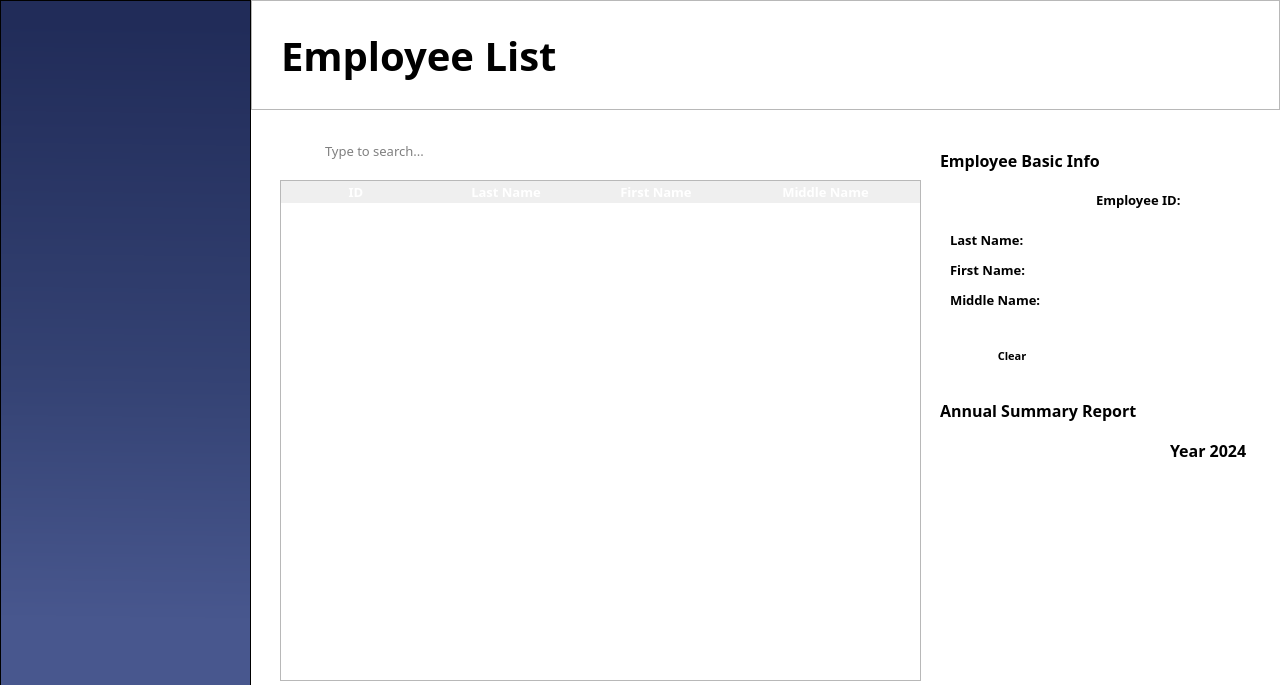
<?xml version="1.0" encoding="UTF-8"?>
<ui version="4.0">
 <class>MainWindow</class>
 <widget class="QMainWindow" name="MainWindow">
  <property name="geometry">
   <rect>
    <x>0</x>
    <y>0</y>
    <width>1280</width>
    <height>685</height>
   </rect>
  </property>
  <property name="focusPolicy">
   <enum>Qt::StrongFocus</enum>
  </property>
  <property name="windowTitle">
   <string>MainWindow</string>
  </property>
  <widget class="QWidget" name="centralwidget">
   <property name="styleSheet">
    <string notr="true">#centralwidget{
	background-color: white;
}

/*Styles for Buttons*/
#btnAddEmployee, #btnExport, #btnViewInfo{
	background-color: &quot;#344273&quot;;
	color: white;
	border-radius: 5px;
}

#btnClear{
	background-color: white;
	border: 1px solid &quot;#344273&quot;;
	border-radius: 5px;
}

/* Styles for Hovering Buttons */

#btnAddEmployee:hover, #btnExport:hover, #btnViewInfo:hover{
	background-color:&quot;#485994&quot;;
}

#btnClear:hover{
	background-color: &quot;#344273&quot;;
	color: white;
}</string>
   </property>
   <widget class="QFrame" name="sideBar">
    <property name="geometry">
     <rect>
      <x>0</x>
      <y>0</y>
      <width>251</width>
      <height>730</height>
     </rect>
    </property>
    <property name="styleSheet">
     <string notr="true">#sideBar{
	background-color: qlineargradient(spread:pad, x1:0.508, y1:0.0340909, x2:0.503051, y2:1, stop:0 rgba(33, 44, 89, 255), stop:0.497175 rgba(52, 66, 115, 255), stop:0.847458 rgba(72, 87, 142, 255))
}</string>
    </property>
    <property name="frameShape">
     <enum>QFrame::StyledPanel</enum>
    </property>
    <property name="frameShadow">
     <enum>QFrame::Raised</enum>
    </property>
   </widget>
   <widget class="QFrame" name="header">
    <property name="geometry">
     <rect>
      <x>251</x>
      <y>0</y>
      <width>1029</width>
      <height>110</height>
     </rect>
    </property>
    <property name="styleSheet">
     <string notr="true">#header{
background-color: &quot;#DCE5FE&quot;;
}</string>
    </property>
    <property name="frameShape">
     <enum>QFrame::StyledPanel</enum>
    </property>
    <property name="frameShadow">
     <enum>QFrame::Raised</enum>
    </property>
    <widget class="QLabel" name="lblEmployeeList">
     <property name="geometry">
      <rect>
       <x>30</x>
       <y>30</y>
       <width>351</width>
       <height>51</height>
      </rect>
     </property>
     <property name="font">
      <font>
       <family>Poppins</family>
       <pointsize>30</pointsize>
       <weight>75</weight>
       <bold>true</bold>
      </font>
     </property>
     <property name="styleSheet">
      <string notr="true">#lblEmployeeList{
	color: &quot;#1C2446&quot;;
}</string>
     </property>
     <property name="text">
      <string>Employee List</string>
     </property>
     <property name="alignment">
      <set>Qt::AlignLeading|Qt::AlignLeft|Qt::AlignVCenter</set>
     </property>
    </widget>
    <widget class="QFrame" name="timer">
     <property name="geometry">
      <rect>
       <x>761</x>
       <y>12</y>
       <width>251</width>
       <height>86</height>
      </rect>
     </property>
     <property name="styleSheet">
      <string notr="true">#timer {
	background-color: &quot;#344273&quot;;
	border-radius: 10px;
}

#lblTime, #lblDate{
	color: white;
}</string>
     </property>
     <property name="frameShape">
      <enum>QFrame::StyledPanel</enum>
     </property>
     <property name="frameShadow">
      <enum>QFrame::Raised</enum>
     </property>
     <widget class="QLabel" name="lblTime">
      <property name="geometry">
       <rect>
        <x>20</x>
        <y>10</y>
        <width>221</width>
        <height>41</height>
       </rect>
      </property>
      <property name="font">
       <font>
        <family>Poppins</family>
        <pointsize>22</pointsize>
        <weight>75</weight>
        <bold>true</bold>
       </font>
      </property>
      <property name="text">
       <string/>
      </property>
      <property name="alignment">
       <set>Qt::AlignCenter</set>
      </property>
     </widget>
     <widget class="QLabel" name="lblDate">
      <property name="geometry">
       <rect>
        <x>0</x>
        <y>50</y>
        <width>251</width>
        <height>21</height>
       </rect>
      </property>
      <property name="font">
       <font>
        <family>Poppins SemiBold</family>
        <pointsize>10</pointsize>
        <weight>75</weight>
        <bold>true</bold>
       </font>
      </property>
      <property name="text">
       <string/>
      </property>
      <property name="alignment">
       <set>Qt::AlignCenter</set>
      </property>
     </widget>
    </widget>
   </widget>
   <widget class="QFrame" name="searchBar">
    <property name="geometry">
     <rect>
      <x>280</x>
      <y>130</y>
      <width>214</width>
      <height>41</height>
     </rect>
    </property>
    <property name="focusPolicy">
     <enum>Qt::StrongFocus</enum>
    </property>
    <property name="styleSheet">
     <string notr="true">#searchBar{
	border: 1px solid &quot;#344273&quot;;
	border-radius: 3px; 
}</string>
    </property>
    <property name="frameShape">
     <enum>QFrame::StyledPanel</enum>
    </property>
    <property name="frameShadow">
     <enum>QFrame::Raised</enum>
    </property>
    <widget class="QLineEdit" name="txtSearch">
     <property name="geometry">
      <rect>
       <x>43</x>
       <y>10</y>
       <width>161</width>
       <height>21</height>
      </rect>
     </property>
     <property name="font">
      <font>
       <family>Poppins</family>
       <pointsize>10</pointsize>
      </font>
     </property>
     <property name="focusPolicy">
      <enum>Qt::ClickFocus</enum>
     </property>
     <property name="styleSheet">
      <string notr="true">#txtSearch{

}</string>
     </property>
     <property name="text">
      <string/>
     </property>
     <property name="frame">
      <bool>false</bool>
     </property>
     <property name="placeholderText">
      <string>Type to search...</string>
     </property>
    </widget>
    <widget class="QLabel" name="searchIcon">
     <property name="geometry">
      <rect>
       <x>10</x>
       <y>10</y>
       <width>31</width>
       <height>21</height>
      </rect>
     </property>
     <property name="styleSheet">
      <string notr="true">#searchIcon{
	background-color: white;
}</string>
     </property>
     <property name="text">
      <string/>
     </property>
     <property name="pixmap">
      <pixmap>../Resources/Icons/search.svg</pixmap>
     </property>
     <property name="scaledContents">
      <bool>false</bool>
     </property>
     <property name="alignment">
      <set>Qt::AlignCenter</set>
     </property>
    </widget>
   </widget>
   <widget class="QPushButton" name="btnAddEmployee">
    <property name="geometry">
     <rect>
      <x>660</x>
      <y>130</y>
      <width>151</width>
      <height>41</height>
     </rect>
    </property>
    <property name="font">
     <font>
      <family>Poppins</family>
      <pointsize>10</pointsize>
      <weight>75</weight>
      <bold>true</bold>
     </font>
    </property>
    <property name="cursor">
     <cursorShape>PointingHandCursor</cursorShape>
    </property>
    <property name="styleSheet">
     <string notr="true"/>
    </property>
    <property name="text">
     <string>  Add Employee</string>
    </property>
    <property name="icon">
     <iconset>
      <normaloff>../Resources/Icons/user-plus.svg</normaloff>../Resources/Icons/user-plus.svg</iconset>
    </property>
    <property name="iconSize">
     <size>
      <width>22</width>
      <height>22</height>
     </size>
    </property>
   </widget>
   <widget class="QPushButton" name="btnExport">
    <property name="geometry">
     <rect>
      <x>820</x>
      <y>130</y>
      <width>100</width>
      <height>41</height>
     </rect>
    </property>
    <property name="font">
     <font>
      <family>Poppins</family>
      <pointsize>10</pointsize>
      <weight>75</weight>
      <bold>true</bold>
     </font>
    </property>
    <property name="cursor">
     <cursorShape>PointingHandCursor</cursorShape>
    </property>
    <property name="styleSheet">
     <string notr="true"/>
    </property>
    <property name="text">
     <string>  Export</string>
    </property>
    <property name="icon">
     <iconset>
      <normaloff>../Resources/Icons/export.svg</normaloff>../Resources/Icons/export.svg</iconset>
    </property>
    <property name="iconSize">
     <size>
      <width>22</width>
      <height>22</height>
     </size>
    </property>
   </widget>
   <widget class="QTableWidget" name="employeeListTable">
    <property name="geometry">
     <rect>
      <x>280</x>
      <y>180</y>
      <width>641</width>
      <height>501</height>
     </rect>
    </property>
    <property name="sizePolicy">
     <sizepolicy hsizetype="Fixed" vsizetype="Fixed">
      <horstretch>0</horstretch>
      <verstretch>0</verstretch>
     </sizepolicy>
    </property>
    <property name="font">
     <font>
      <family>Poppins SemiBold</family>
      <pointsize>10</pointsize>
      <weight>75</weight>
      <bold>true</bold>
     </font>
    </property>
    <property name="focusPolicy">
     <enum>Qt::ClickFocus</enum>
    </property>
    <property name="contextMenuPolicy">
     <enum>Qt::DefaultContextMenu</enum>
    </property>
    <property name="styleSheet">
     <string notr="true">/* Header Design */

QHeaderView::section {
	font-family: Poppins;
	font-weight: bold;
	font-size: 13px;
	color: white;
	background-color: &quot;#344273&quot;;
	border: none;
}

/* Style for the selected row */
QTableView::item:selected:active {
	 selection-background-color: &quot;#9DADDF&quot;;
}

/* Style for the alternate row */
QTableWidget {
	alternate-background-color: &quot;#DDDDDD&quot;;
}</string>
    </property>
    <property name="editTriggers">
     <set>QAbstractItemView::NoEditTriggers</set>
    </property>
    <property name="tabKeyNavigation">
     <bool>false</bool>
    </property>
    <property name="showDropIndicator" stdset="0">
     <bool>false</bool>
    </property>
    <property name="dragDropOverwriteMode">
     <bool>false</bool>
    </property>
    <property name="alternatingRowColors">
     <bool>true</bool>
    </property>
    <property name="selectionMode">
     <enum>QAbstractItemView::SingleSelection</enum>
    </property>
    <property name="selectionBehavior">
     <enum>QAbstractItemView::SelectRows</enum>
    </property>
    <property name="textElideMode">
     <enum>Qt::ElideRight</enum>
    </property>
    <property name="showGrid">
     <bool>false</bool>
    </property>
    <property name="gridStyle">
     <enum>Qt::SolidLine</enum>
    </property>
    <property name="cornerButtonEnabled">
     <bool>false</bool>
    </property>
    <attribute name="horizontalHeaderCascadingSectionResizes">
     <bool>true</bool>
    </attribute>
    <attribute name="horizontalHeaderMinimumSectionSize">
     <number>150</number>
    </attribute>
    <attribute name="horizontalHeaderDefaultSectionSize">
     <number>150</number>
    </attribute>
    <attribute name="horizontalHeaderShowSortIndicator" stdset="0">
     <bool>false</bool>
    </attribute>
    <attribute name="horizontalHeaderStretchLastSection">
     <bool>true</bool>
    </attribute>
    <attribute name="verticalHeaderVisible">
     <bool>false</bool>
    </attribute>
    <attribute name="verticalHeaderHighlightSections">
     <bool>false</bool>
    </attribute>
    <column>
     <property name="text">
      <string>ID</string>
     </property>
    </column>
    <column>
     <property name="text">
      <string>Last Name</string>
     </property>
    </column>
    <column>
     <property name="text">
      <string>First Name</string>
     </property>
    </column>
    <column>
     <property name="text">
      <string>Middle Name</string>
     </property>
    </column>
   </widget>
   <widget class="QFrame" name="frameEmployeeBasicInfo">
    <property name="geometry">
     <rect>
      <x>930</x>
      <y>180</y>
      <width>340</width>
      <height>205</height>
     </rect>
    </property>
    <property name="font">
     <font>
      <family>Poppins</family>
      <pointsize>10</pointsize>
      <weight>75</weight>
      <bold>true</bold>
     </font>
    </property>
    <property name="styleSheet">
     <string notr="true">#frameEmployeeBasicInfo{
	background-color: &quot;#DCE5FE&quot;;
	border: 1px solid &quot;#232C4E&quot;;
	border-radius: 10px;
}</string>
    </property>
    <property name="frameShape">
     <enum>QFrame::StyledPanel</enum>
    </property>
    <property name="frameShadow">
     <enum>QFrame::Raised</enum>
    </property>
    <widget class="QPushButton" name="btnClear">
     <property name="geometry">
      <rect>
       <x>50</x>
       <y>160</y>
       <width>64</width>
       <height>32</height>
      </rect>
     </property>
     <property name="font">
      <font>
       <family>Poppins</family>
       <pointsize>8</pointsize>
       <weight>75</weight>
       <bold>true</bold>
      </font>
     </property>
     <property name="cursor">
      <cursorShape>PointingHandCursor</cursorShape>
     </property>
     <property name="styleSheet">
      <string notr="true"/>
     </property>
     <property name="text">
      <string>Clear</string>
     </property>
    </widget>
    <widget class="QPushButton" name="btnViewInfo">
     <property name="geometry">
      <rect>
       <x>120</x>
       <y>160</y>
       <width>204</width>
       <height>32</height>
      </rect>
     </property>
     <property name="font">
      <font>
       <family>Poppins</family>
       <pointsize>8</pointsize>
       <weight>75</weight>
       <bold>true</bold>
      </font>
     </property>
     <property name="cursor">
      <cursorShape>PointingHandCursor</cursorShape>
     </property>
     <property name="layoutDirection">
      <enum>Qt::RightToLeft</enum>
     </property>
     <property name="styleSheet">
      <string notr="true"/>
     </property>
     <property name="text">
      <string>View Personal Information    </string>
     </property>
     <property name="icon">
      <iconset>
       <normaloff>../Resources/Icons/arrow-right.svg</normaloff>../Resources/Icons/arrow-right.svg</iconset>
     </property>
     <property name="iconSize">
      <size>
       <width>20</width>
       <height>20</height>
      </size>
     </property>
    </widget>
    <widget class="QLabel" name="lblEmployeeID">
     <property name="geometry">
      <rect>
       <x>166</x>
       <y>10</y>
       <width>91</width>
       <height>20</height>
      </rect>
     </property>
     <property name="font">
      <font>
       <family>Poppins</family>
       <pointsize>10</pointsize>
       <weight>75</weight>
       <bold>true</bold>
      </font>
     </property>
     <property name="text">
      <string>Employee ID:</string>
     </property>
    </widget>
    <widget class="QLabel" name="txtEmployeeID">
     <property name="geometry">
      <rect>
       <x>260</x>
       <y>10</y>
       <width>61</width>
       <height>20</height>
      </rect>
     </property>
     <property name="font">
      <font>
       <family>Poppins</family>
       <pointsize>10</pointsize>
       <weight>50</weight>
       <bold>false</bold>
      </font>
     </property>
     <property name="text">
      <string/>
     </property>
     <property name="alignment">
      <set>Qt::AlignRight|Qt::AlignTrailing|Qt::AlignVCenter</set>
     </property>
    </widget>
    <widget class="QLabel" name="lblFirstName">
     <property name="geometry">
      <rect>
       <x>20</x>
       <y>80</y>
       <width>91</width>
       <height>20</height>
      </rect>
     </property>
     <property name="font">
      <font>
       <family>Poppins</family>
       <pointsize>10</pointsize>
       <weight>75</weight>
       <bold>true</bold>
      </font>
     </property>
     <property name="text">
      <string>First Name: </string>
     </property>
    </widget>
    <widget class="QLabel" name="lblMiddleName">
     <property name="geometry">
      <rect>
       <x>20</x>
       <y>110</y>
       <width>101</width>
       <height>20</height>
      </rect>
     </property>
     <property name="font">
      <font>
       <family>Poppins</family>
       <pointsize>10</pointsize>
       <weight>75</weight>
       <bold>true</bold>
      </font>
     </property>
     <property name="text">
      <string>Middle Name:</string>
     </property>
    </widget>
    <widget class="QLabel" name="lblLastName">
     <property name="geometry">
      <rect>
       <x>20</x>
       <y>50</y>
       <width>91</width>
       <height>20</height>
      </rect>
     </property>
     <property name="font">
      <font>
       <family>Poppins</family>
       <pointsize>10</pointsize>
       <weight>75</weight>
       <bold>true</bold>
      </font>
     </property>
     <property name="text">
      <string>Last Name:</string>
     </property>
    </widget>
    <widget class="QLabel" name="txtFirstName">
     <property name="geometry">
      <rect>
       <x>130</x>
       <y>80</y>
       <width>191</width>
       <height>20</height>
      </rect>
     </property>
     <property name="font">
      <font>
       <family>Poppins</family>
       <pointsize>10</pointsize>
       <weight>50</weight>
       <bold>false</bold>
      </font>
     </property>
     <property name="text">
      <string/>
     </property>
     <property name="alignment">
      <set>Qt::AlignLeading|Qt::AlignLeft|Qt::AlignVCenter</set>
     </property>
    </widget>
    <widget class="QLabel" name="txtMiddleName">
     <property name="geometry">
      <rect>
       <x>130</x>
       <y>110</y>
       <width>191</width>
       <height>20</height>
      </rect>
     </property>
     <property name="font">
      <font>
       <family>Poppins</family>
       <pointsize>10</pointsize>
       <weight>50</weight>
       <bold>false</bold>
      </font>
     </property>
     <property name="text">
      <string/>
     </property>
     <property name="alignment">
      <set>Qt::AlignLeading|Qt::AlignLeft|Qt::AlignVCenter</set>
     </property>
    </widget>
    <widget class="QLabel" name="txtLastName">
     <property name="geometry">
      <rect>
       <x>130</x>
       <y>50</y>
       <width>191</width>
       <height>20</height>
      </rect>
     </property>
     <property name="font">
      <font>
       <family>Poppins</family>
       <pointsize>10</pointsize>
       <weight>50</weight>
       <bold>false</bold>
      </font>
     </property>
     <property name="text">
      <string/>
     </property>
     <property name="alignment">
      <set>Qt::AlignLeading|Qt::AlignLeft|Qt::AlignVCenter</set>
     </property>
    </widget>
   </widget>
   <widget class="QFrame" name="frameAnnualSummary">
    <property name="geometry">
     <rect>
      <x>930</x>
      <y>430</y>
      <width>341</width>
      <height>248</height>
     </rect>
    </property>
    <property name="styleSheet">
     <string notr="true">#frameAnnualSummary{
	background-color: &quot;#DCE5FE&quot;;
	border: 1px solid &quot;#232C4E&quot;;
	border-radius: 10px;
}</string>
    </property>
    <property name="frameShape">
     <enum>QFrame::StyledPanel</enum>
    </property>
    <property name="frameShadow">
     <enum>QFrame::Raised</enum>
    </property>
    <widget class="QLabel" name="lblYear">
     <property name="geometry">
      <rect>
       <x>240</x>
       <y>10</y>
       <width>81</width>
       <height>21</height>
      </rect>
     </property>
     <property name="font">
      <font>
       <family>Poppins</family>
       <pointsize>12</pointsize>
       <weight>75</weight>
       <bold>true</bold>
      </font>
     </property>
     <property name="text">
      <string>Year 2024</string>
     </property>
    </widget>
   </widget>
   <widget class="QLabel" name="lblEmployeeBasicInfo">
    <property name="geometry">
     <rect>
      <x>940</x>
      <y>150</y>
      <width>191</width>
      <height>21</height>
     </rect>
    </property>
    <property name="font">
     <font>
      <family>Poppins</family>
      <pointsize>12</pointsize>
      <weight>75</weight>
      <bold>true</bold>
     </font>
    </property>
    <property name="text">
     <string>Employee Basic Info</string>
    </property>
   </widget>
   <widget class="QLabel" name="lblEmployeeBasicInfo_2">
    <property name="geometry">
     <rect>
      <x>940</x>
      <y>400</y>
      <width>221</width>
      <height>21</height>
     </rect>
    </property>
    <property name="font">
     <font>
      <family>Poppins</family>
      <pointsize>12</pointsize>
      <weight>75</weight>
      <bold>true</bold>
     </font>
    </property>
    <property name="text">
     <string>Annual Summary Report</string>
    </property>
   </widget>
  </widget>
 </widget>
 <resources/>
 <connections/>
</ui>
